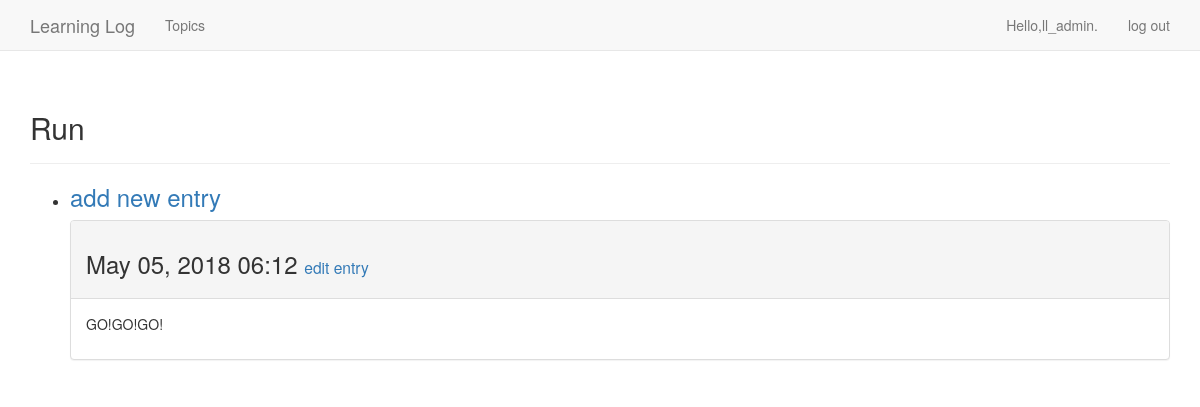
/topics/3/ (signed in), run on an earlier commit of the app's database.
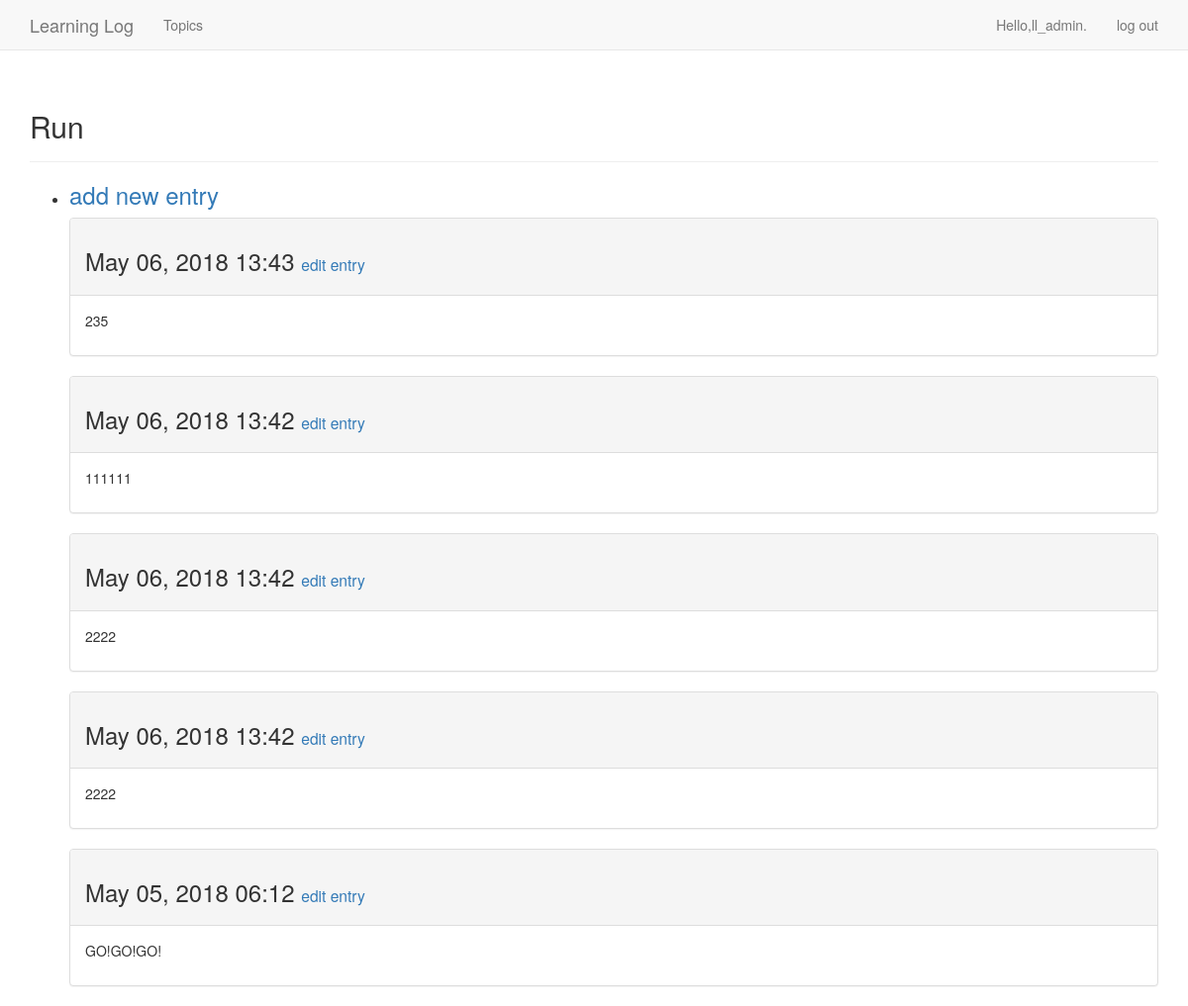
And on a later commit of the database.
### learning_logs/models.py (models this page shows, shortened)
class Topic(models.Model):
	text = models.CharField(max_length=200)
	date_added = models.DateTimeField(auto_now_add= True)
	owner = models.ForeignKey(User,on_delete=models.CASCADE)
	def __str__(self):
		return self.text

class Entry(models.Model):
	topic = models.ForeignKey('Topic',on_delete=models.CASCADE)
	text = models.TextField()
	date_added = models.DateTimeField(auto_now_add=True)
	class Meta:
		verbose_name_plural = 'entries'

### learning_logs/views.py (the view)
# urls.py: re_path('topics/(?P<topic_id>\d+)/',views.topic,name='topic'),
@login_required
def topic(request,topic_id):
	topic = Topic.objects.get(id=topic_id)
	check_topic_owner(topic,request)
	entries = topic.entry_set.order_by('-date_added')
	context = {'topic':topic,'entries':entries}
	return render(request,'learning_logs/topic.html',context)

### learning_logs/views.py (called while the page is built)
def check_topic_owner(topic,request):
	if topic.owner != request.user:
		raise Http404

### learning_logs/templates/learning_logs/topic.html
{% extends "learning_logs/base.html" %}
{% block header %}
  <h2>{{ topic }}</h2>
{% endblock header %}
{% block content %}
  <ul>
    <li>
      <h3>
        <a href="{% url 'learning_logs:new_entry' topic.id %}">add new entry</a>
      </h3>
    </li>
  {% for entry in entries %}
    <div class="panel panel-default">
      <div class="panel-heading">
        <h3>
          {{ entry.date_added|date:'M d, Y H:i' }}
          <small>
            <a href="{% url 'learning_logs:edit_entry' entry.id %}">
              edit entry</a>
          </small>
        </h3>
      </div>
      <div class="panel-body">
        {{ entry.text|linebreaks }}
      </div>
    </div>
    {% empty %}
      There are no entries for this topic yet.
    {% endfor %}
    </ul>
{% endblock content %}

### learning_logs/templates/learning_logs/base.html (shortened to what this page needs)
{% load bootstrap3 %}
<!DOCTYPE html>
<html lang="en">
  <head>
  	{% bootstrap_css %}
  </head>
  <body>
  	<nav class="navbar navbar-default navbar-static-top">
  		<div class="container">
  			<div class="navbar-header">
  				<a class="navbar-brand" href="{% url 'learning_logs:index' %}">Learning Log</a>
  				</div>
  				<div id="navbar" class="navbar-collapse collapse">
  					<ul class="nav navbar-nav">
  						<li><a href="{% url 'learning_logs:topics' %}">Topics</a></li>
  					</ul>
  					<ul class="nav navbar-nav navbar-right">
  						{% if user.is_authenticated %}
  						  <li><a>Hello,{{user.username}}.</a></li>
  						  <li><a href="{% url 'users:logout' %}">log out</a></li>
  						{% else %}
  						  <li><a href="{% url 'users:register' %}">register</a></li>
  						  <li><a href="{% url 'users:login' %}">log in</a></li>
  						{% endif %}
  					</ul>
  				</div>
  			</div>
  		</nav>
  		<div class="container">
  			<div class="page-header">
  				{% block header %}{% endblock header %}
  			</div>
  			<div>
  				{% block content %}{% endblock content %}
  			</div>
  		</div>
  	</body>
  </html>

What changed in the data, as far as the page shows it:
added Entry: date_added "May 06, 2018 13:43", text "235"
added Entry: date_added "May 06, 2018 13:42", text "111111"
added Entry: date_added "May 06, 2018 13:42", text "2222"
added Entry: date_added "May 06, 2018 13:42", text "2222"
